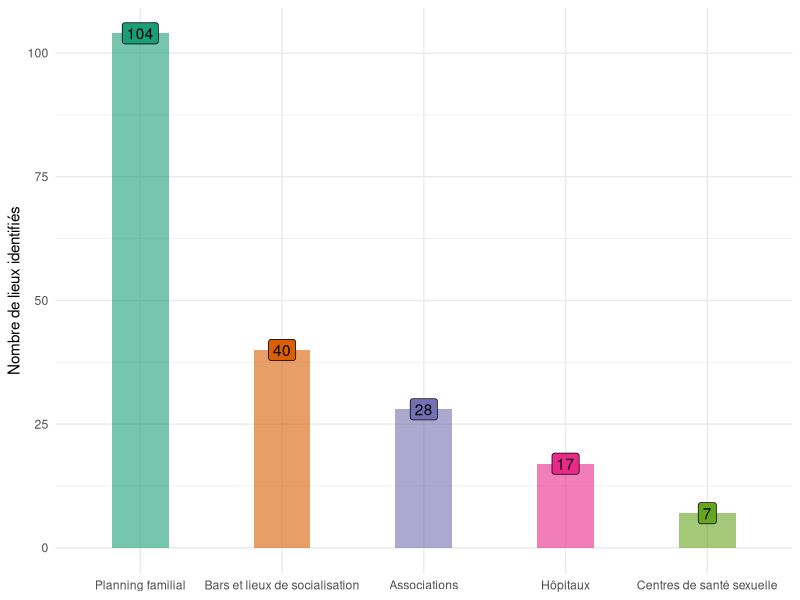

Generate this figure with R:
library(readxl)
library(tidyverse)
liste_centres <- read_xlsx("./liste_centres.xlsx")

recrutement_plot <- liste_centres |>
    group_by(Catégorie) |>
    summarise(total = n()) |>
    mutate(Catégorie = fct_reorder(Catégorie, desc(total))) |>
    ggplot(
        aes(
            x = Catégorie,
            y = total,
            fill = Catégorie,
            label = total
            )
        ) +
    geom_bar(        
        stat = "identity", 
        alpha = .6, 
        width = .4
        ) +
    labs(
        x = "Types de lieux",
        y = "Nombre de lieux identifiés"
    ) +
    geom_label() +
    theme_minimal() +
    theme(
        legend.position = "none",
        axis.title.x = element_blank()) +
    scale_fill_brewer(
        type = "qual",
        palette = 2
        )
